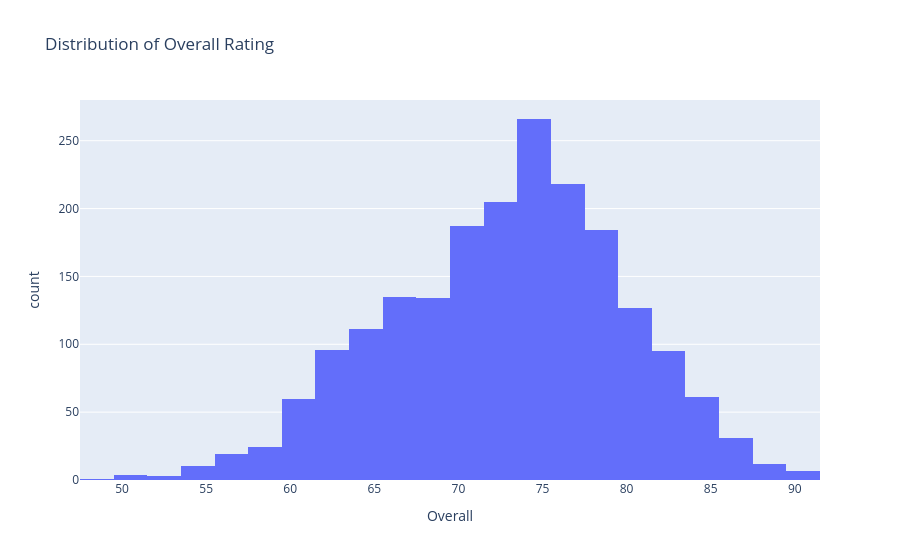
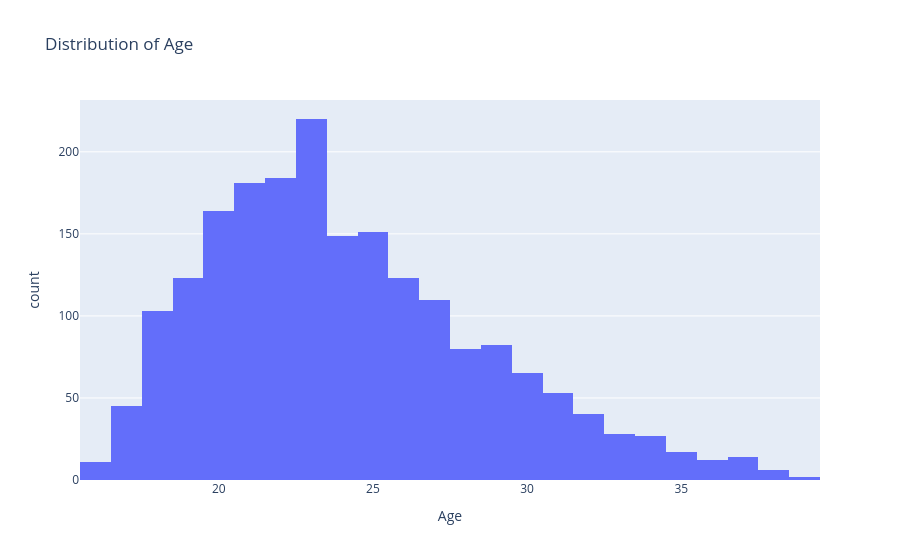
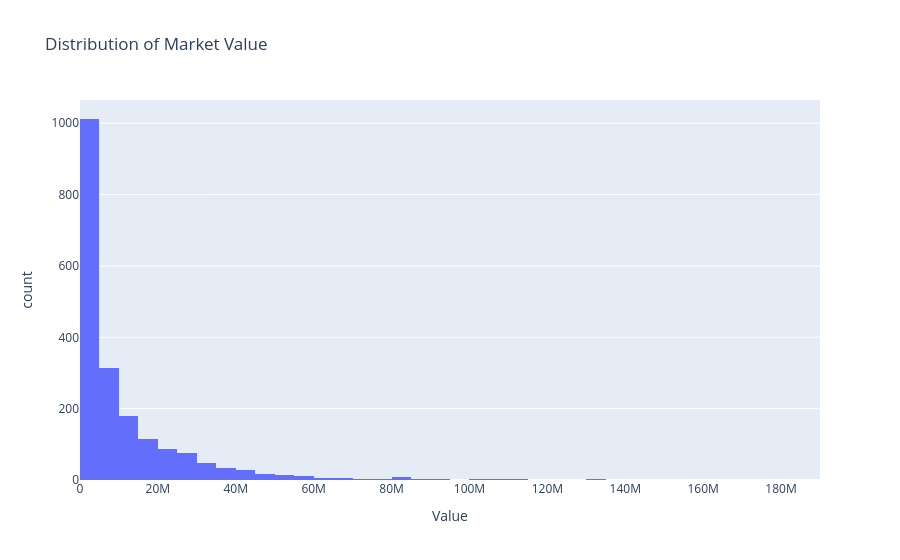

These figures' notebook cell, in order:
### Markdown cell above
### 4.1 Distributions

### Code cell
fig = px.histogram(data, x='Overall', nbins=30, title='Distribution of Overall Rating')
fig.show()

fig = px.histogram(data, x='Age', nbins=25, title='Distribution of Age')
fig.show()

fig = px.histogram(data, x='Value', nbins=50, title='Distribution of Market Value')
fig.show()

### Figure 1 — Plotly figure (JSON) as saved in the notebook; plotly's stock layout.template omitted (floating-point values rounded to 4 significant figures; data arrays with more than 128 entries replaced by an {"elided": "..."} marker saying what was removed)
{"data": [{"alignmentgroup": "True", "bingroup": "x", "hovertemplate": "Overall=%{x}<br>count=%{y}<extra></extra>", "legendgroup": "", "marker": {"color": "#636efa", "pattern": {"shape": ""}}, "name": "", "nbinsx": 30, "offsetgroup": "", "orientation": "v", "showlegend": false, "type": "histogram", "x": {"elided": "1990 int values"}, "xaxis": "x", "yaxis": "y"}], "layout": {"barmode": "relative", "legend": {"tracegroupgap": 0}, "title": {"text": "Distribution of Overall Rating"}, "xaxis": {"anchor": "y", "domain": [0, 1], "title": {"text": "Overall"}}, "yaxis": {"anchor": "x", "domain": [0, 1], "title": {"text": "count"}}}}

### Figure 2 — Plotly figure (JSON) as saved in the notebook; plotly's stock layout.template omitted (floating-point values rounded to 4 significant figures; data arrays with more than 128 entries replaced by an {"elided": "..."} marker saying what was removed)
{"data": [{"alignmentgroup": "True", "bingroup": "x", "hovertemplate": "Age=%{x}<br>count=%{y}<extra></extra>", "legendgroup": "", "marker": {"color": "#636efa", "pattern": {"shape": ""}}, "name": "", "nbinsx": 25, "offsetgroup": "", "orientation": "v", "showlegend": false, "type": "histogram", "x": {"elided": "1990 int values"}, "xaxis": "x", "yaxis": "y"}], "layout": {"barmode": "relative", "legend": {"tracegroupgap": 0}, "title": {"text": "Distribution of Age"}, "xaxis": {"anchor": "y", "domain": [0, 1], "title": {"text": "Age"}}, "yaxis": {"anchor": "x", "domain": [0, 1], "title": {"text": "count"}}}}

### Figure 3 — Plotly figure (JSON) as saved in the notebook; plotly's stock layout.template omitted (floating-point values rounded to 4 significant figures; data arrays with more than 128 entries replaced by an {"elided": "..."} marker saying what was removed)
{"data": [{"alignmentgroup": "True", "bingroup": "x", "hovertemplate": "Value=%{x}<br>count=%{y}<extra></extra>", "legendgroup": "", "marker": {"color": "#636efa", "pattern": {"shape": ""}}, "name": "", "nbinsx": 50, "offsetgroup": "", "orientation": "v", "showlegend": false, "type": "histogram", "x": {"elided": "1990 int values"}, "xaxis": "x", "yaxis": "y"}], "layout": {"barmode": "relative", "legend": {"tracegroupgap": 0}, "title": {"text": "Distribution of Market Value"}, "xaxis": {"anchor": "y", "domain": [0, 1], "title": {"text": "Value"}}, "yaxis": {"anchor": "x", "domain": [0, 1], "title": {"text": "count"}}}}
